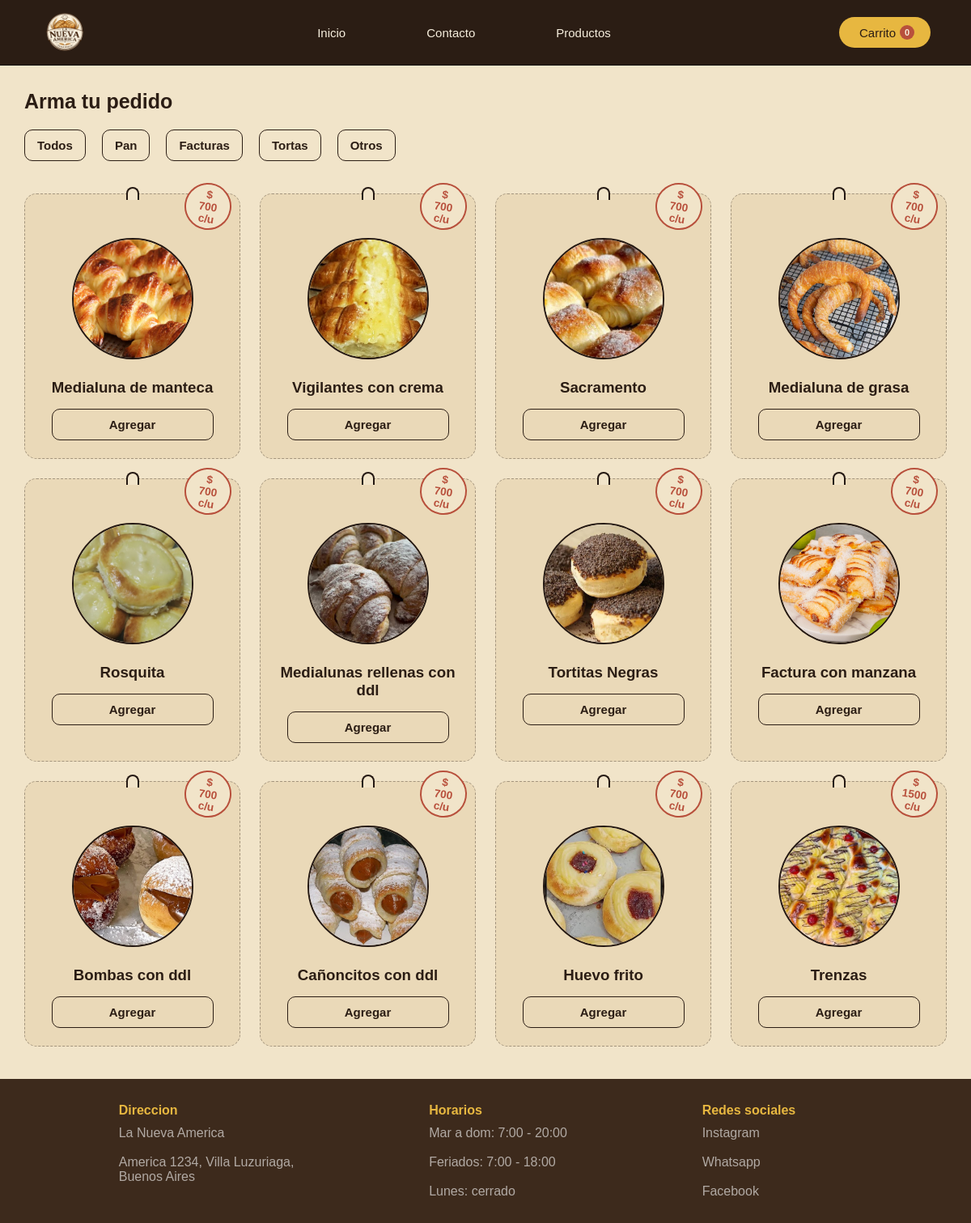
The app's page /productos?categoria=facturas with its own data.
### tables this page shows
CREATE TABLE "productos" (
	"id"	INTEGER,
	"nombre"	TEXT NOT NULL,
	"precio"	TEXT NOT NULL,
	"categoria"	TEXT NOT NULL,
	"imagen"	BLOB,
	"unidad"	TEXT,
	PRIMARY KEY("id" AUTOINCREMENT)
);

### app.py (the view)
@app.route('/productos')
def productos():
    categoria = request.args.get('categoria')
    conn = get_db_connection()
    if categoria:
        lista_productos = conn.execute(
            'SELECT * FROM productos WHERE categoria = ?', (categoria,)
        ).fetchall()
    else:
        lista_productos = conn.execute ('SELECT * FROM productos').fetchall()
    conn.close()
    return render_template('products.html', productos=lista_productos)

### app.py (called while the page is built)
def get_db_connection():
    conn = sqlite3.connect('panaderia.db')
    conn.row_factory = sqlite3.Row
    return conn

### templates/products.html (shortened to what this page needs)
<!DOCTYPE html>
<html lang="en">
<head>
    <link rel="stylesheet" href="{{ url_for('static', filename='styles/products.css') }}">
    <link rel="stylesheet" href="{{ url_for('static', filename='styles/products_mobile.css') }}">
    <link rel="stylesheet" href="https://cdn.jsdelivr.net/npm/@tabler/icons-webfont@latest/dist/tabler-icons.min.css">
</head>
<body>
    <nav class="nav">
        <img src="{{ url_for('static', filename='images/logo-sin-fondo.png') }}" class="img-logo">
        <ul class="nav-list">
            <a class="nav-links" href="{{ url_for('Home') }}">
                <li class="nav-items">Inicio</li>
            </a>
            <a class="nav-links" href="{{ url_for('contact') }}">
                <li class="nav-items">Contacto</li>
            </a>
            <a class="nav-links" href="#products">
                <li class="nav-items">Productos</li>
            </a>
        </ul>
        <a onclick="openCart()"><div class="shopping-cart">
            <span>Carrito</span>
            <span id="cartCount">0</span>
        </div></a>
    </nav>
    <section id="products">
        <h2>Arma tu pedido</h2>
        <div class="filter">
            <a href="{{ url_for ('productos')}}"><button class="tab">Todos</button></a>
            <a href="{{ url_for ('productos', categoria='pan')}}"><button class="tab">Pan</button></a>
            <a href="{{ url_for ('productos', categoria='facturas')}}"><button class="tab">Facturas</button></a>
            <a href="{{ url_for ('productos', categoria='tortas')}}"><button class="tab">Tortas</button></a>
            <a href="{{ url_for ('productos', categoria='otros')}}"><button class="tab">Otros</button></a>
        </div>
        <div class="grid-content">
            {% for producto in productos %}
            <div class="products-card">
                <div class="card-loop"></div>
                <div class="price">
                    <p>$<br>{{producto['precio']}}<br>{{producto['unidad']}}</p>
                </div>
                <img class="img-product" src="{{ url_for('static', filename='images/Tienda/' + producto['imagen']) }}" >
                <h3>{{producto['nombre']}}</h3>
                <button class="add"
                    data-id="{{producto['id']}}"
                    data-name="{{producto['nombre']}}"
                    data-price="{{producto['precio']}}">
                    Agregar
                </button>
            </div>
            {% endfor %}
        </div>
    </section>
    <section id="footer">
        <div class="conteiner">
            <div class="footer-direction">
                <h3>Direccion</h3>
                <p class="text">
                    La Nueva America <br><br>
                    America 1234, Villa Luzuriaga, <br> Buenos Aires
                </p>
            </div>
            <div class="footer-hours">
                <h3>Horarios</h3>
                <p class="text">
                    Mar a dom: 7:00 - 20:00 <br><br>
                    Feriados: 7:00 - 18:00 <br><br>
                    Lunes: cerrado
                </p>
            </div>
            <div class="footer-social-media">
                <h3>Redes sociales</h3>
                <ul class="links-list">
                    <a class="links" target="_blank" href="https://instagram.com">
                        <li class="link-list-items">Instagram</li>
                    </a><br>
                    <a class="links" target="_blank" href="https://whatsapp.com">
                        <li class="link-list-items">Whatsapp</li>
                    </a><br>
                    <a class="links" target="_blank" href="https://facebook.com">
                        <li class="link-list-items">Facebook</li>
                    </a>
                </ul>
            </div>
        </div>
    </section>
</body>
</html>

### static/styles/products.css (style rules this page uses)
* { padding:0; margin:0; box-sizing:border-box; font-family:sans-serif; }
.nav { display: flex; align-items: center; background-color: #2B1D14; padding: 10px 20px; border-bottom: 1px solid #111; }
.nav img { max-width: 100%; width: 60px; margin-left: 30px; }
.nav-list { display: flex; flex-direction: row; padding: 0 15px; gap: 100px; align-items: center; justify-content: center; list-style: none; width: 100%; }
.nav-links { position: relative; font-size: 15px; text-decoration: none; color: #F6EEDD; }
.shopping-cart { display: flex; align-items: center; gap: 5px; margin-right: 30px; font-size: 15px; color: #2B1D14; background-color: #E7B740; padding: 10px 20px; width: fit-content; border-radius: 20px; cursor: pointer; }
#cartCount { background: #B8503C; color: #F6EEDD; font-size: 11px; font-weight: 700; border-radius: 50%; width: 18px; height: 18px; display: flex; align-items: center; justify-content: center; flex-shrink: 0; }
.nav-links::after { content: ''; position: absolute; bottom: -2px; left: 0; width: 0; height: 1px; background: #E7B740; transition: width .25s ease; }
.filter { display: flex; width: 100%; align-items: center; padding: 20px 0 0 20px; }
.tab { text-decoration: none; padding: 10px 15px; font-size: 16px; margin: 0 10px; background-color: transparent; border-radius: 10px; font-size: 15px; font-weight: 600; border: 1px solid #2B1D14; color: #2B1D14; cursor: pointer; }
#products { width: 100%; display: flex; flex-direction:column ; background-color: #F1E4C9; align-items: stretch; }
#products h2 { font-size: 25px; color: #2B1D14; margin: 30px 0 0 30px; }
.grid-content { display: grid; grid-template-columns: repeat(auto-fill, minmax(250px,1fr)); gap: 24px; padding: 40px 30px; width: 100%; }
.products-card { position: relative; background: #EAD9B8; border: 1.5px dashed rgba(36,24,18,0.35); border-radius: 15px; padding: 34px 22px 22px; text-align: center; color: #2B1D14; }
.img-product { max-width: 100%; width: 150px; height: 150px; object-fit: cover; border-radius: 50%; margin: 20px 20px; border: 2px solid #241812; }
.card-loop { position: absolute; top: -9px; left: 50%; transform: translateX(-50%); width: 16px; height: 16px; border: 2px solid #241812; border-bottom: none; border-radius: 16px 16px 0 0; background: #F1E4C9; }
.price { position: absolute; top: -14px; right: 10px; width: 58px; height: 58px; border-radius: 50%; border: 2px solid #B8503C; color: #B8503C; display: flex; align-items: center; justify-content: center; flex-direction: column; transform: rotate(9deg); font-weight: 700; background: #F1E4C9; font-size: .85rem; }
.add { margin: 15px 0 0; padding: 10px 14px; background-color: transparent; border-radius: 10px; font-size: 15px; font-weight: 600; border: 1px solid #2B1D14; color: #2B1D14; width: 200px; cursor: pointer; }
#footer { display: flex; background-color: #3D2A1C; width: 100%; padding: 30px 70px 30px 0; }
.conteiner { display: flex; justify-content: space-evenly; gap: 20px; width: 100%; }
.text, .links-list a, .links-list li { color: #fff9; text-decoration: none; list-style: none; }
.conteiner h3 { color: #E7B740; margin-bottom: 10px; font-size: 16px; }

### records on screen
productos: precio "700", unidad "c/u", imagen (picture), nombre "Medialuna de manteca"
productos: precio "700", unidad "c/u", imagen (picture), nombre "Vigilantes con crema"
productos: precio "700", unidad "c/u", imagen (picture), nombre "Sacramento"
productos: precio "700", unidad "c/u", imagen (picture), nombre "Medialuna de grasa"
productos: precio "700", unidad "c/u", imagen (picture), nombre "Rosquita"
productos: precio "700", unidad "c/u", imagen (picture), nombre "Medialunas rellenas con ddl"
productos: precio "700", unidad "c/u", imagen (picture), nombre "Tortitas Negras"
productos: precio "700", unidad "c/u", imagen (picture), nombre "Factura con manzana"
productos: precio "700", unidad "c/u", imagen (picture), nombre "Bombas con ddl"
productos: precio "700", unidad "c/u", imagen (picture), nombre "Cañoncitos con ddl"
productos: precio "700", unidad "c/u", imagen (picture), nombre "Huevo frito"
productos: precio "1500", unidad "c/u", imagen (picture), nombre "Trenzas"
